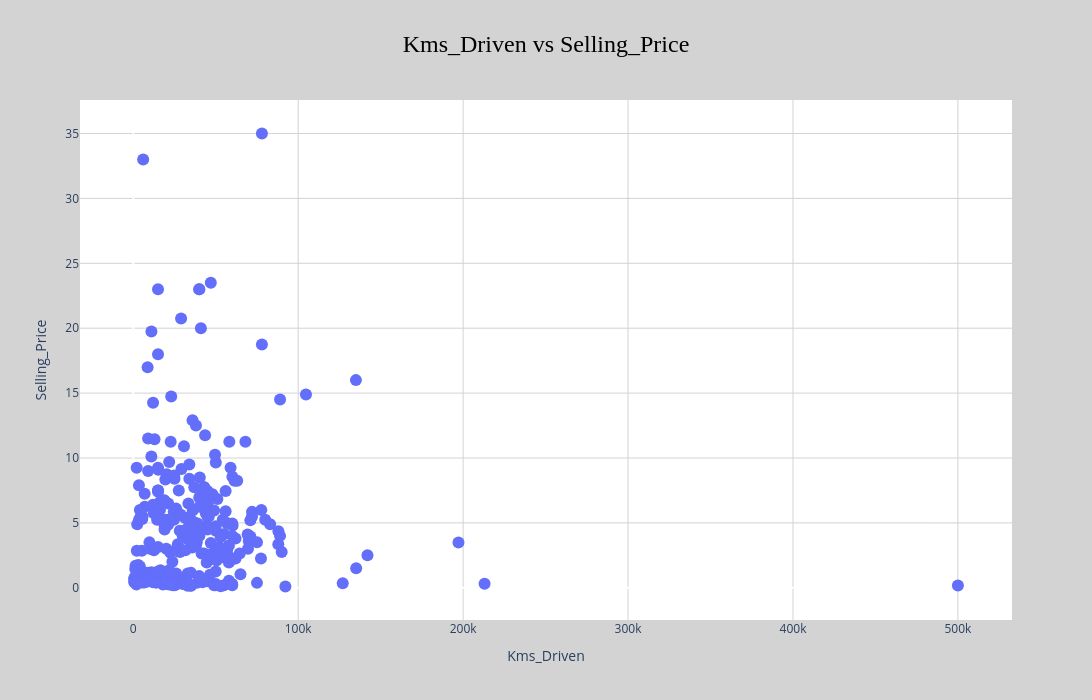

Source (notebook cell):
### Markdown cell above
It is clearly seen that they have a linear relationship<br>
Outliers (samples 36 and 92)

### Code cell
fig = px.scatter(
    data_frame=df,
    x="Kms_Driven",
    y="Selling_Price",
    height=700,
    width=1400,
    color_continuous_scale="viridis",
    size_max=15,
    title="Kms_Driven vs Selling_Price",
)
fig.update_layout(
    title=dict(
        x=0.5,
        y=0.95,
        xanchor="center",
        yanchor="top",
        font=dict(size=24, color="black", family="Arial Black"),
    )
)
fig.update_layout(plot_bgcolor="white", paper_bgcolor="lightgray")
fig.update_traces(marker=dict(size=12))
fig.update_xaxes(showgrid=True, gridcolor="lightgray", gridwidth=1)
fig.update_yaxes(showgrid=True, gridcolor="lightgray", gridwidth=1)
fig.show()

### Figure 1 — Plotly figure (JSON) as saved in the notebook; plotly's stock layout.template omitted (floating-point values rounded to 4 significant figures; data arrays with more than 128 entries replaced by an {"elided": "..."} marker saying what was removed)
{"data": [{"hovertemplate": "Kms_Driven=%{x}<br>Selling_Price=%{y}<extra></extra>", "legendgroup": "", "marker": {"color": "#636efa", "size": 12, "symbol": "circle"}, "mode": "markers", "name": "", "orientation": "v", "showlegend": false, "type": "scatter", "x": {"elided": "301 int values"}, "xaxis": "x", "y": {"elided": "301 float values"}, "yaxis": "y"}], "layout": {"height": 700, "legend": {"tracegroupgap": 0}, "paper_bgcolor": "lightgray", "plot_bgcolor": "white", "title": {"font": {"color": "black", "family": "Arial Black", "size": 24}, "text": "Kms_Driven vs Selling_Price", "x": 0.5, "xanchor": "center", "y": 0.95, "yanchor": "top"}, "width": 1400, "xaxis": {"anchor": "y", "domain": [0, 1], "gridcolor": "lightgray", "gridwidth": 1, "showgrid": true, "title": {"text": "Kms_Driven"}}, "yaxis": {"anchor": "x", "domain": [0, 1], "gridcolor": "lightgray", "gridwidth": 1, "showgrid": true, "title": {"text": "Selling_Price"}}}}
